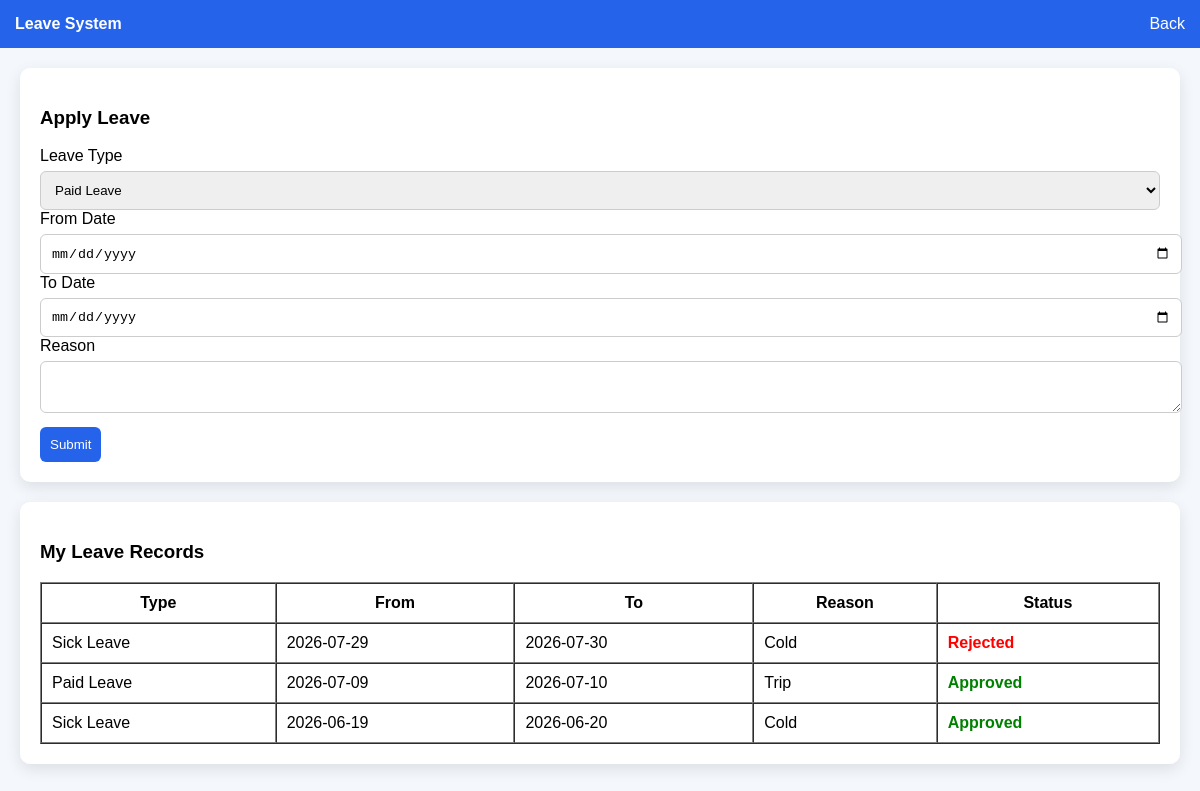
Page /emp_leave.php (signed in) on the committed database.
### tables this page shows
CREATE TABLE `leave_requests` (
  `id` int(11) NOT NULL,
  `employee_id` int(11) NOT NULL,
  `leave_type` enum('Paid Leave','Sick Leave','Unpaid Leave') NOT NULL,
  `from_date` date NOT NULL,
  `to_date` date NOT NULL,
  `reason` text DEFAULT NULL,
  `status` enum('Pending','Approved','Rejected') DEFAULT 'Pending',
  `admin_comment` text DEFAULT NULL,
  `created_at` timestamp NOT NULL DEFAULT current_timestamp(),
  `updated_at` timestamp NULL DEFAULT NULL
);

### emp_leave.php (the view, shortened to what this page needs)
<?php
include("connection.php");
$employee_id = $_SESSION['employee_id'];
$leaves = mysqli_query($conn,"
    SELECT * FROM leave_requests
    WHERE employee_id='$employee_id'
    ORDER BY id DESC
");
?>
<!DOCTYPE html>
<html>
<head>
</head>
<body>
<div class="navbar">
<b>Leave System</b>
<a href="emp_dashboard.php" style="color:white;text-decoration:none;">Back</a>
</div>
<div class="container">
<div class="box">
<h3>Apply Leave</h3>
<form method="POST">
<label>Leave Type</label>
<select name="leave_type" required>
    <option>Paid Leave</option>
</select>
<label>From Date</label>
<input type="date" name="from_date" required>
<label>To Date</label>
<input type="date" name="to_date" required>
<label>Reason</label>
<textarea name="reason" required></textarea>
<button type="submit" name="submit_leave">Submit</button>
</form>
</div>
<div class="box">
<h3>My Leave Records</h3>
<table border="1" width="100%" cellpadding="10" cellspacing="0">
<tr>
<th>Type</th>
<th>From</th>
<th>To</th>
<th>Reason</th>
<th>Status</th>
</tr>
<?php while($row = mysqli_fetch_assoc($leaves)) { ?>
<tr>
<td><?php echo $row['leave_type']; ?></td>
<td><?php echo $row['from_date']; ?></td>
<td><?php echo $row['to_date']; ?></td>
<td><?php echo $row['reason']; ?></td>
<td class="<?php echo $row['status']; ?>">
    <?php echo $row['status']; ?>
</td>
</tr>
<?php } ?>
</table>
</div>
</div>
</body>
</html>

### emp_leave.php (style rules this page uses)
body { margin:0; font-family:Arial; background:#f4f7fb; }
.navbar { background:#2563EB; color:white; padding:15px; display:flex; justify-content:space-between; }
.container { padding:20px; }
.box { background:white; padding:20px; border-radius:10px; margin-bottom:20px; box-shadow:0 5px 15px rgba(0,0,0,0.1); }
input, select, textarea { width:100%; padding:10px; margin-top:6px; border:1px solid #ccc; border-radius:6px; }
button { background:#2563EB; color:white; padding:10px; border:none; border-radius:6px; cursor:pointer; margin-top:10px; }
.Approved { color:green;font-weight:bold; }
.Rejected { color:red;font-weight:bold; }

### rows in the picture
leave_requests: leave_type "Sick Leave", from_date "2026-07-29", to_date "2026-07-30", reason "Cold", status "Rejected"
leave_requests: leave_type "Paid Leave", from_date "2026-07-09", to_date "2026-07-10", reason "Trip", status "Approved"
leave_requests: leave_type "Sick Leave", from_date "2026-06-19", to_date "2026-06-20", reason "Cold", status "Approved"
